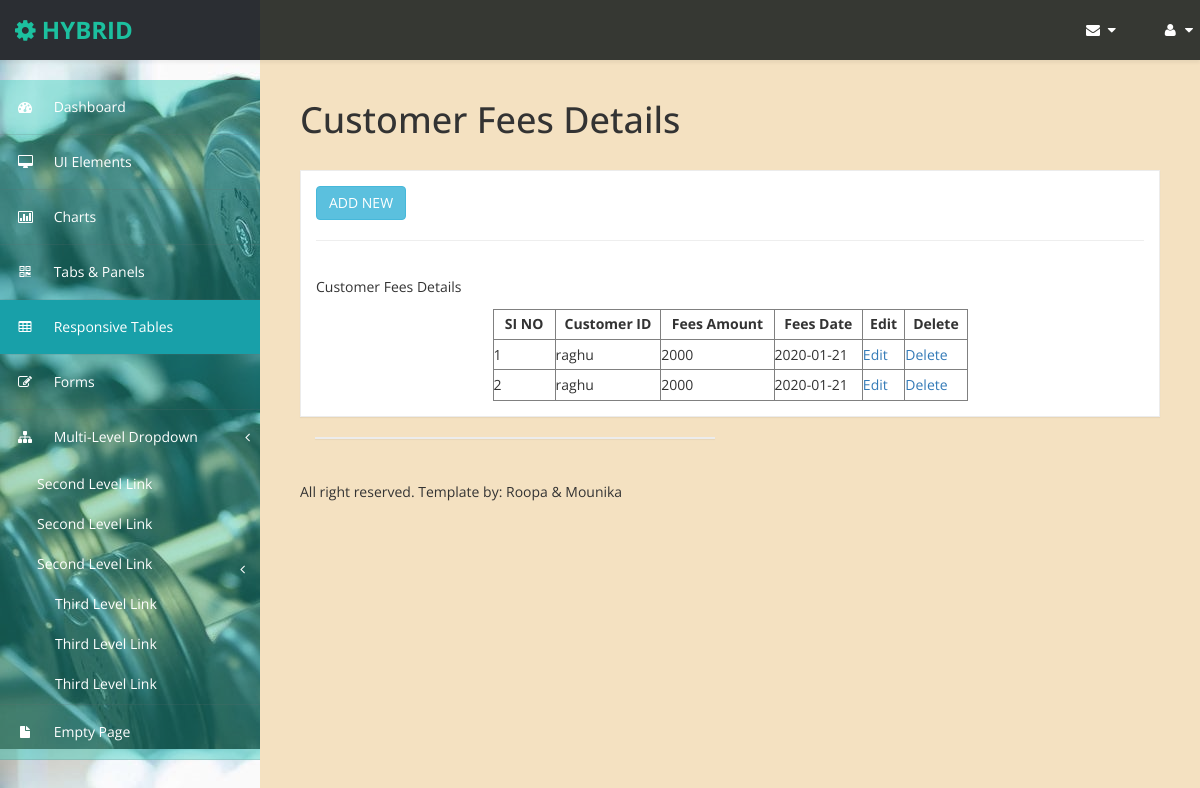
/code/customer_fees_details_view.php, run on the app's committed database.
### tables this page shows
CREATE TABLE `customer_fees_details` (
  `customer_fees_id` int(11) NOT NULL auto_increment,
  `customer_id` int(11) NOT NULL,
  `fees_amount` varchar(100) NOT NULL,
  `fees_date` varchar(100) NOT NULL,
  PRIMARY KEY  (`customer_fees_id`)
);

CREATE TABLE `customer_details` (
  `customer_id` int(100) NOT NULL auto_increment,
  `customer_name` varchar(100) NOT NULL,
  `customer_address` varchar(100) NOT NULL,
  `customer_city` varchar(100) NOT NULL,
  `contact_number` varchar(100) NOT NULL,
  `email_id` varchar(100) NOT NULL,
  `image` varchar(400) NOT NULL,
  `weight` varchar(100) NOT NULL,
  `health_details` varchar(200) NOT NULL,
  `date_of_birth` varchar(100) NOT NULL,
  `gender` varchar(100) NOT NULL,
  `height` varchar(100) NOT NULL,
  PRIMARY KEY  (`customer_id`),
  KEY `customer_id` (`customer_id`)
);

### code/customer_fees_details_view.php (the view, shortened to what this page needs)
<!DOCTYPE html>
<html xmlns="http://www.w3.org/1999/xhtml">
<head>
<?php include('medatada.php');?>
<?php include('header.php');?>
<?php include('sidebar.php');?>
</head>
<body>
        <div id="page-wrapper" >
            <div id="page-inner">
			 <div class="row">
                    <div class="col-md-12">
                        <h1 class="page-header">
                            Customer Fees Details
                        </h1>
                    </div>
                </div>
            <div class="row">
                <div class="col-md-12">
                    <div class="panel panel-default">
                        <div class="panel-heading">
                             <a href="customer_fees_details_form.php" class="btn btn-info">ADD NEW</a><hr>
                        </div>
                        <div class="panel-body">
                            <div class="table-responsive">
                                <table class="table table-striped table-bordered table-hover" id="dataTables-example">
                                    <thead>
                                        <tr><!DOCTYPE HTML PUBLIC "-//W3C//DTD HTML 4.01 Transitional//EN" "http://www.w3.org/TR/html4/loose.dtd">
<body>
<table width="475" height="92" border="1" align="center">
  <tr>
    <th width="57"><div align="center">SI NO </div></th>
    <th width="97"><div align="center">Customer ID</div></th>
    <th width="104"><div align="center">Fees Amount </div></th>
    <th width="81"><div align="center">Fees Date </div></th>
    <th width="39"><div align="center">Edit</div></th>
    <th width="57"><div align="center">Delete</div></th>
  </tr>
   <?php
  $sl=1;
  include('db_connect.php');
  $sql="select * from customer_fees_details cfd,customer_details cd where cfd.customer_id=cd.customer_id";
  $res=mysqli_query($conn,$sql);
  while($row=mysqli_fetch_array($res))
  {
  ?>
  <tr>
    <td><?php echo $sl++ ?></td>
    <td><?php echo $row['customer_name'];?></td>
	 <td><?php echo $row['fees_amount'];?></td>
	  <td><?php echo $row['fees_date'];?></td>
	  <td><a href="customer_fees_details_edit.php?customer_fees_id=<?php echo $row['customer_fees_id'];?>">Edit</a></td>
	 <td><a href="customer_fees_details_delete.php?customer_fees_id=<?php echo $row['customer_fees_id'];?>">Delete</a></td>
  </tr>
  <?php
  }
  ?>
                                </table>
                            </div>
                        </div>
                    </div>
                <div class="col-md-6">
                    <div class="panel panel-default">
                    </div>
                </div>
            </div>
        </div>
             <?php include('footer.php');?>
</body>
</html>

### code/assets/css/custom-styles.css (style rules this page uses)
body { font-family: 'Open Sans', sans-serif; background: #32C2CD url(../img/bg-img.jpg) !important; }
#page-wrapper { padding: 15px 15px; min-height: 600px; background: #f4e1c1; }
#page-inner { width:100%; margin:10px 20px 10px 0px; background-color:transparent; padding:10px; min-height:1200px; }
h1, .h1, h2, .h2, h3, .h3 { margin-top: 7px; margin-bottom: -5px; }
.panel { border-radius:0px; }
#page-wrapper { position: relative; top: 55px; }
.page-header { padding-bottom: 9px; margin: 10px 0 20px; border-bottom: 1px solid transparent; text-align: left; }
.panel-default { border-color: #ECECEC; }
.panel-default > .panel-heading { color: #000; border-color: #FFF; font-weight:bold; background: #FFFFFF; font-size: 16px; padding: 15px 15px 0; }
.panel-heading { border-bottom: 1px solid transparent; border-top-left-radius: 3px; border-top-right-radius: 3px; }
@media (min-width:768px) { #page-wrapper { margin: 0 0 0 260px; padding: 15px 30px; min-height: 1200px; } }

### data on the page
customer_fees_details: customer.customer_name "raghu", fees_amount "2000", fees_date "2020-01-21"
customer_fees_details: customer.customer_name "raghu", fees_amount "2000", fees_date "2020-01-21"
